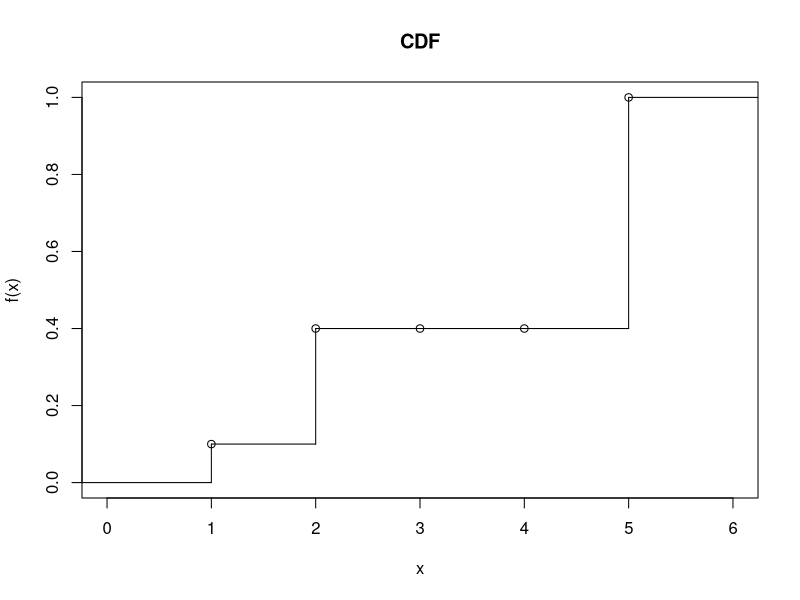
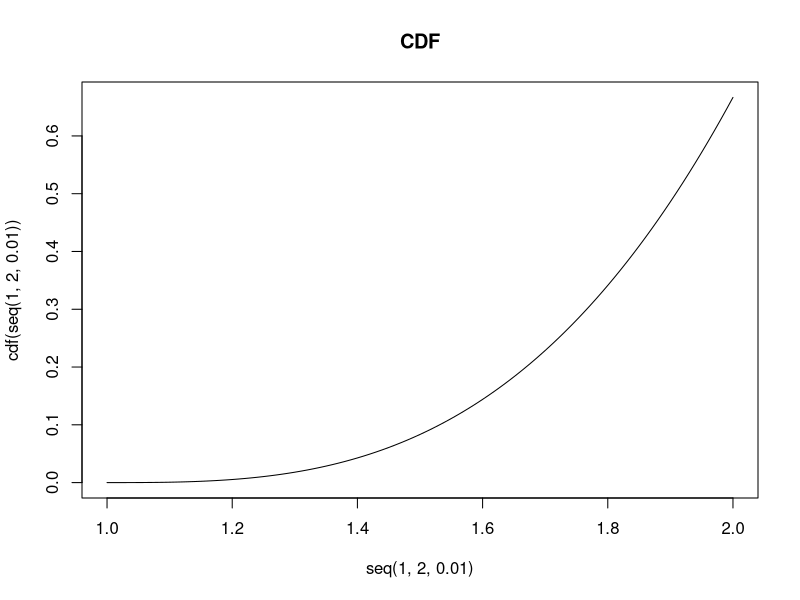

Source code (R) for these figures, in order:
## ---- chunk 1
knitr::opts_chunk$set(echo = TRUE)
## ---- chunk 2
library(knitr)
opts_chunk$set(tidy.opts=list(width.cutoff=60),tidy=TRUE)
## ---- chunk 3
# Plot cdf
plot(stepfun(1:5,c(0,0.1,0.4,0.4,0.4,1)), main="CDF")

# Simulating RV with this distribution
cdf <- function(x){
  if(x < 1){
    Fx <- 0
  } else if(x>=1 & x<2){
    Fx <- 0.1
  } else if(x>=2 & x<5){
    Fx <- 0.4
  } else {
    Fx <- 1
  }
  return(Fx)
}
cdf.sim <- function(F, ...){
  X <- 0
  U <- runif(1)
  while(F(X) < U){
    X <- X + 1
  }
  return(X)
}

# 1,000 simulations
nsim <- 1000
sims <- rep(NA,1000)
set.seed(1234)
for(i in 1:length(sims)){
  sims[i] <- cdf.sim(cdf)
}
table(sims) # Proportions are very close to the pdf probabilities
## ---- chunk 4
# pdf
pdf <- function(x){
  fx <- 2*(x-1)^2
  return(fx)
}
integrate(pdf,1,2)$value # pdf integrates to 0.6667, not a valid pdf!

# Plot cdf
cdf <- function(x){
  Fx <- (2/3)*(x-1)^3
  return(Fx)
}
plot(seq(1,2,0.01), cdf(seq(1,2,0.01)),main="CDF", type="l")

# Simulate a RV with this cdf using inversion method
cdf_inv <- function(y){
  Fy <- 1 + ((3/2)*y)^(1/3)
  return(Fy)
}
set.seed(1234)
u <- runif(1000)
sims <- cdf_inv(u)
summary(sims)
## ---- chunk 5
# Check to make sure pdf integrates to 1
pdf <- function(x){
  fx <- exp(-x)/(1+exp(-x))^2
  return(fx)
}
integrate(pdf,-20,20)$value # valid pdf!

# Find cdf
cdf <- function(x){
  Fx <- 1/(1+exp(-x))
  return(Fx)
}

# Define inverse cdf
cdf_inv <- function(y){
  Fy <- -log((1/y)-1)
  return(Fy)
}

# Drawing randomly from the distribution
set.seed(1234)
u <- runif(1000)
sims <- cdf_inv(u)
summary(sims)
